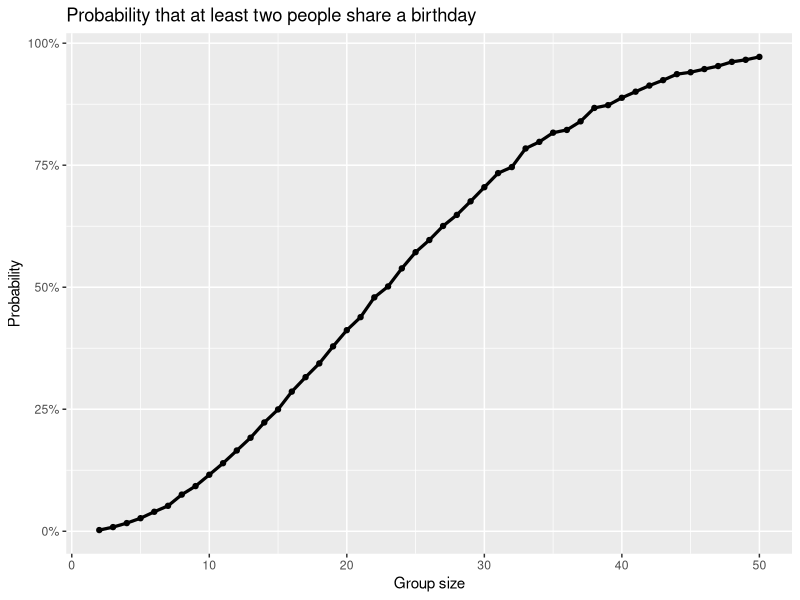

Reproduce this figure in R.
## ---- chunk 1
library(tidyverse) 
library(broom) 
set.seed(1)
## ---- chunk 2
# Define a function that checks if at least two people share a birthday
dup_bday <- function(n) {
  # Randomly assign birthdays (1–365) to n people, allowing duplicates
  bdays <- sample(1:365, n, replace = TRUE)
  # Return TRUE if there is any duplicate birthday, FALSE otherwise
  any(duplicated(bdays))
}

# Define a function to estimate the probability of shared birthdays
prob_bday <- function(n, sims = 1e4) {
  # Repeat the birthday simulation 'sims' times
  # Each run returns TRUE/FALSE; taking the mean gives the estimated probability
  mean(replicate(sims, dup_bday(n)))
}

# Create a tibble with group sizes from 2 to 50
# For each group size, compute the probability using 'prob_bday'
results <- tibble(
  n = 2:50,
  prob = map_dbl(n, prob_bday)
)

# Plot the probability curve using ggplot2
ggplot(results, aes(x = n, y = prob)) +
  geom_line(linewidth = 1.1) +  # Draw line
  geom_point() +                  # Add data points
  scale_y_continuous(labels = scales::percent) +   # Convert y-axis to %
  labs(
    title = "Probability that at least two people share a birthday",
    x = "Group size",
    y = "Probability"
  )
# Result Interpretation:
# 
# The resulting plot visualizes the "Birthday Paradox" — 
# how the probability that at least two people share the same birthday 
# increases with group size.
# 
# The curve starts near 0% when only 2–5 people are in the group, 
# but rises rapidly as the group becomes larger. 
# Around 23 people, the probability exceeds 50%,
# Around 50 people, the probablity is next to 100%
# showing that even in a relatively small group, 
# there is a surprisingly high chance that two people share a birthday.
# 
# This counterintuitive result illustrates how random combinations 
# grow quickly with group size, a classic example of probability paradoxes.
